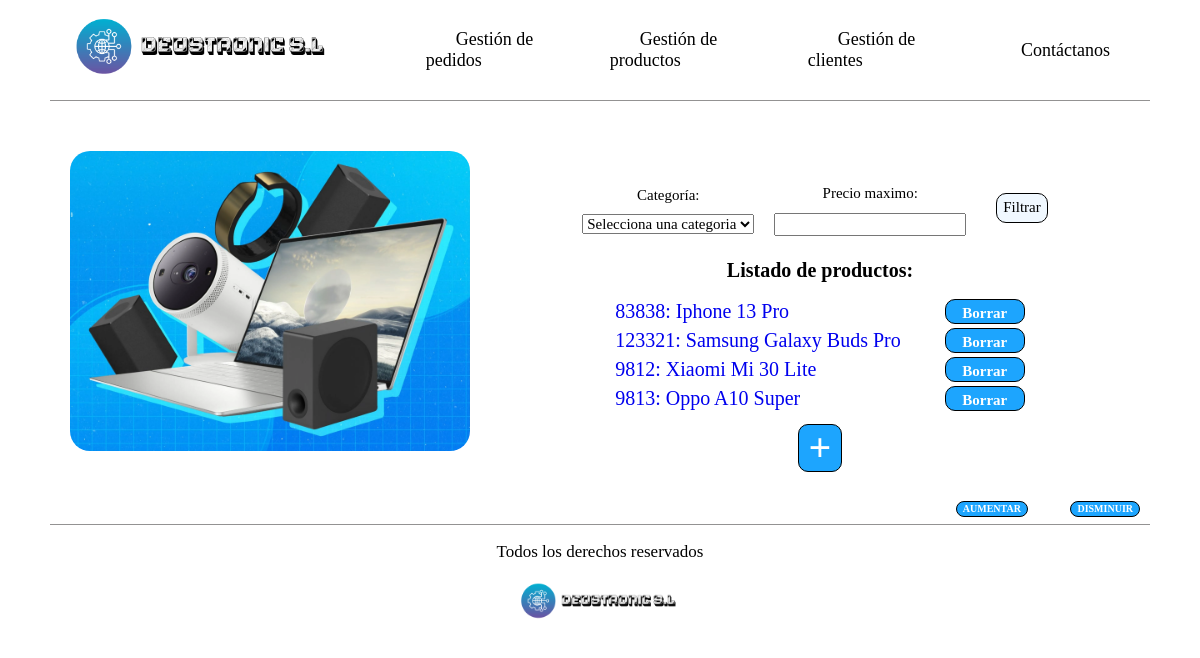
The page /deustronic/producto/ on the database as committed earlier.
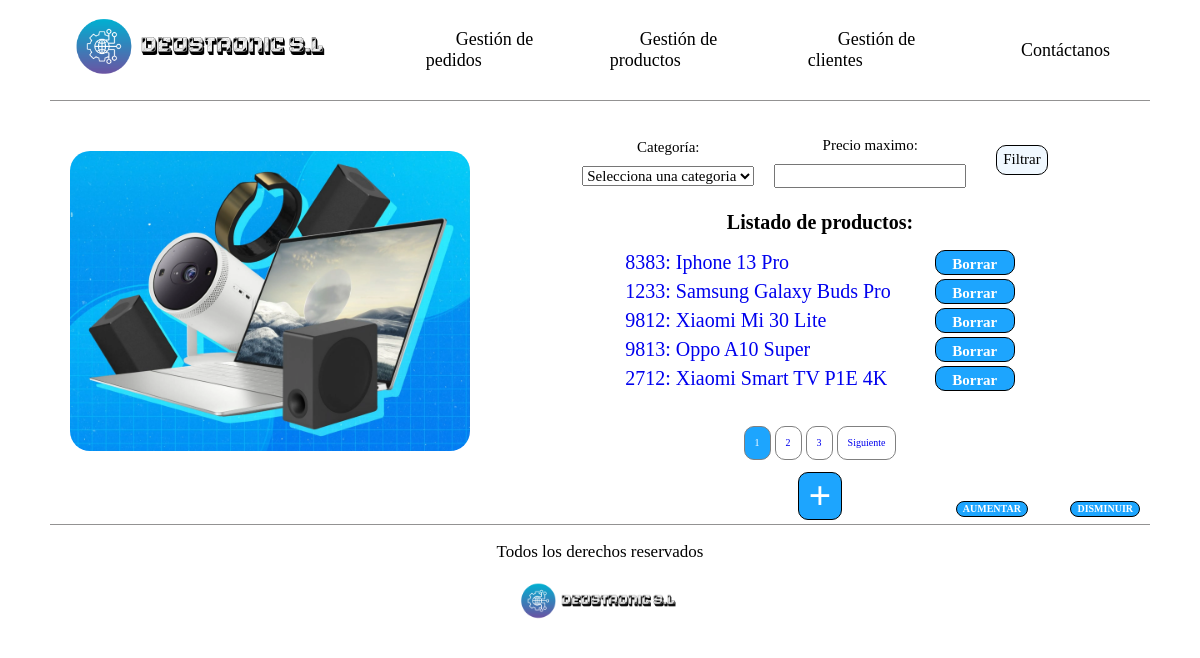
The same page on the database as committed later.
### empresaDjango/models.py (models this page shows, shortened)
class Producto(models.Model):
    categoria = models.ForeignKey(Categoria, on_delete=models.CASCADE)
    cod_producto = models.CharField(max_length=10, unique=True)
    nombre_producto = models.CharField(max_length=50)
    descripcion = models.TextField()
    precio_unidad = models.IntegerField()
    modelo = models.CharField(max_length=50)

### empresaDjango/views.py (the view)
# urls.py: path('producto/', views.index_productoListView.as_view(), name='index_pro'),
class index_productoListView(ListView):
    model = Producto
    formulario = ProductoForm
    template_name = 'index_producto.html'
    context_object_name = 'listado_productos'
    paginate_by = 5
    def get_queryset(self):
        productos = Producto.objects.all()
        self.formulario = FiltrarForm(self.request.GET)
        if self.formulario.is_valid():
            id_categoria = self.formulario.cleaned_data.get('categoria')
            max_precio = self.formulario.cleaned_data.get('max_precio')
            if id_categoria:
                productos = productos.filter(categoria_id=id_categoria)
            if max_precio is not None:
                productos = productos.filter(precio_unidad__lt=max_precio)
        return productos
    def get_context_data(self, **kwargs):
        context = super().get_context_data(**kwargs)
        context['formulario'] = self.formulario
        return context

### empresaDjango/forms.py
class FiltrarForm(forms.Form):
    categoria = forms.ModelChoiceField(queryset=Categoria.objects.all(), empty_label="Selecciona una categoria",
                                       required=False, label='Categoría')
    max_precio = forms.IntegerField(label='Precio maximo', min_value=0, required=False)

### empresaDjango/models.py (called while the page is built)
    def __str__(self):
        return f"nombre={self.nombre_categoria}"

### empresaDjango/templates/index_producto.html (shortened to what this page needs)
{% extends 'base.html' %}
{% load static %}
{% block contenido %}
    <div class="contenedor-principal-index">
        <div class="parte-izquierda">
            <img src="{% static 'images/productos.webp' %}" alt="Foto con diferentes productos tecnológicos"/>
        </div>
        <div class="parte-derecha">
             <form class="formularios_contenido formulario-filtrar" action="{% url 'index_pro' %}" method="get">
            {{ formulario.as_ul }}
            <input class="boton_filtrar boton" type="submit" value="Filtrar">
                </form>
            <h1>Listado de productos:</h1>
            <table class="listados">
                {% for pr in listado_productos %}
                    <tr>
                        <td>
                            <a href="{% url 'detail_pro' pr.cod_producto %}">
                                {{ pr.cod_producto }}: {{ pr.nombre_producto }} {{ pr.modelo }}
                            </a>
                        </td>
                        <td><div class="boton_borrar boton"><a href="{% url 'borrar_producto' pr.cod_producto %}"> Borrar </a></div></td>
                    </tr>
                {% endfor %}
            </table>
                {% if is_paginated %}
                    <div class="contenedor-paginacion">
                        <ul class="paginacion">
                            {% for pagina in paginator.page_range %}
                                {% if page_obj.number == pagina %}
                                    <li class="pagina pagina-actual">
                                        <a href="?{{ request.GET.urlencode }}&page={{ pagina }}">{{ pagina }}</a>
                                    </li>
                                {% else %}
                                    <li class="pagina">
                                        <a href="?{{ request.GET.urlencode }}&page={{ pagina }}">{{ pagina }}</a>
                                    </li>
                                {% endif %}
                            {% endfor %}
                            {% if page_obj.has_next %}
                                <li class="pagina">
                                    <a href="?{{ request.GET.urlencode }}&page={{ page_obj.next_page_number }}">Siguiente</a>
                                </li>
                            {% endif %}
                        </ul>
                    </div>
                {% endif %}
            <div class="boton_crear boton">
                <a href="{% url 'producto_create' %}"> + </a>
            </div>
        </div>
    </div>
{% endblock %}

### empresaDjango/templates/base.html (shortened to what this page needs)
<!DOCTYPE html>
<html lang="es">
<head>
    {% load static %}
    <link rel="stylesheet" href="{% static 'css/styles.css' %}"/>
    <link rel="stylesheet" href="{% static 'css/normalize.css' %}"/>
</head>
<body>
<header>
    <div class="navegacion">
        <nav class="nav-principal">
            <img src="{% static 'images/DEUSTRONIC.png' %}" alt="Logo Tienda"/>
            <ul class="elementos-navegacion">
                <li class="elemento">
                    <a href="{% url 'index_ped' %}">Gestión de pedidos</a>
                </li>
                <li class="elemento">
                    <a href="{% url 'index_pro' %}">Gestión de productos</a>
                </li>
                <li class="elemento">
                    <a href="{% url 'index_cli' %}">Gestión de clientes</a>
                </li>
                <li class="elemento">
                    <a href="{% url 'contacto' %}">Contáctanos</a>
                </li>
            </ul>
        </nav>
    </div>
</header>
<main>
    {% block contenido %} {% endblock %}
</main>
<footer class="footer">
    <div class="control_texto">
        <button class="boton_tamano boton" id="aumentar">AUMENTAR</button>
        <button class="boton_tamano boton" id="disminuir">DISMINUIR</button>
    </div>
    <div class="contenido-footer">
        <p class="copyright">Todos los derechos reservados</p>
        <img src="{% static 'images/DEUSTRONIC.png' %}" alt="Logo Tienda"/>
    </div>
</footer>
</body>
</html>

### empresaDjango/static/css/styles.css (style rules this page uses)
html { box-sizing: border-box; font-size: 62.5%; background-color: white; }
*, *:before, * after { box-sizing: inherit; }
a { text-decoration: none; }
.boton { background-color: #1DA5FE; transition: background-color 0.3s ease; border: 0.1rem solid black; }
.boton a { color: white; }
.nav-principal { display: flex; flex-direction: row; align-items: center; padding: 1rem; border-bottom: 1px solid #2e2c2c83; margin: 0 5rem 0 5rem; font-size: 1rem; }
.nav-principal img { height: 8rem; }
.nav-principal a { color: rgb(0, 0, 0); margin-left: 3rem; margin-right: 3rem; text-align: center; }
.elementos-navegacion { list-style: none; display: flex; justify-content: space-between; align-items: center; font-size: 1.8rem; margin-left: 4rem; }
.contenedor-principal-index { margin: 2rem 5rem 1rem 5rem; display: grid; height: 37rem; grid-template-columns: 40% 60%; }
.parte-izquierda { display: flex; margin-left: 2rem; margin-top: 3rem; align-items: center; height: 30rem; }
.parte-izquierda img { border-radius: 2rem; width: 40rem; height: 30rem; }
.parte-derecha { display: flex; flex-direction: column; align-items: center; justify-content: center; height: 40rem; }
.listados { font-size: 2rem; margin-bottom: 1rem; display: flex; }
.paginacion { display: flex; flex-direction: row; list-style: none; justify-content: center; margin-top: 2rem; padding: 0; }
.pagina { margin: 0.2rem; padding: 1rem; border: 1px solid grey; border-radius: 1rem; }
.pagina-actual { background-color:#1DA5FE; }
.pagina-actual a { color: white; }
.boton_crear { font-size: 4rem; font-weight: bolder; background-color: #1DA5FE; border-radius: 1rem; }
.boton_crear a { color: white; margin-left: 1rem; margin-right: 1rem; }
.boton_borrar { font-weight: bolder; background-color: #1DA5FE; width: 8rem; border-radius: 1rem; margin-left: 4rem; text-align: center; justify-content: center; }
.boton_borrar a { color: white; font-size: 1.5rem; }
.formularios_contenido li { padding-top: 0.5rem; margin: 1rem; list-style: none; display: flex; flex-direction: column; text-align: center; font-size: 1.5rem; }
.formularios_contenido label { padding-bottom: 1rem; }
.formularios_contenido input { text-align: center; }
.formularios_contenido { display: flex; flex-direction: column; align-items: center; }
.formulario-filtrar { display: flex; flex-direction: row; }
.boton_filtrar { margin: 2rem; background-color: aliceblue; font-size: 1.5rem; border-radius: 1rem; height: 3rem; transition: background-color 0.3s ease; }
.footer { display: flex; flex-direction: column; }
.contenido-footer { border-top: 0.1rem solid #2e2c2c83; margin: 0 5rem 0 5rem; text-align: center; align-items: center; }
.contenido-footer img { height: 5rem; }
.copyright { font-size: 1.7rem; }
.control_texto { margin-bottom: 0.7rem; margin-right: 6rem; text-align: right; }
.boton_tamano { font-weight: bolder; background-color: #1DA5FE; border-radius: 1rem; margin-left: 4rem; text-align: center; color: white; }

Rows that differ between the two databases and show on the page:
changed Producto "Iphone 13": cod_producto "83838" → "8383"
changed Producto "Samsung Galaxy Buds": cod_producto "123321" → "1233"
added Producto: cod_producto "2712", nombre_producto "Xiaomi Smart TV", modelo "P1E 4K"
Other text that changed with them:
new list line: "1"
new list line: "2"
new list line: "3"
text now shown: "Siguiente"
